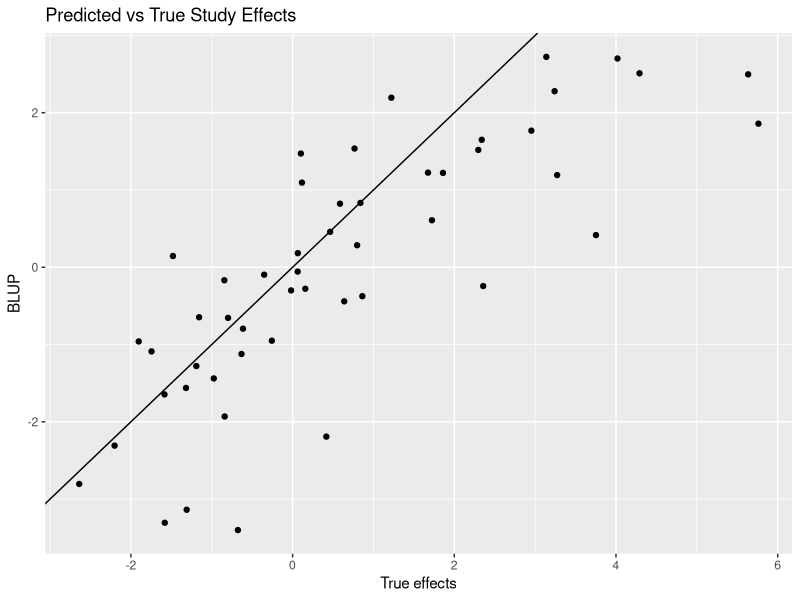
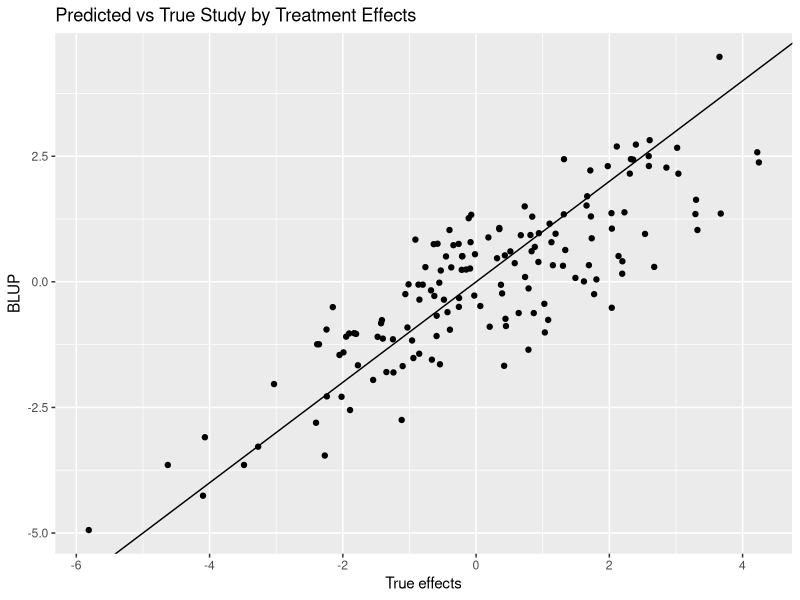

The R script that drew these images, in order: (Note: this script raises an error after producing the figures.)
## ---- chunk 1
rm(list=ls())
knitr::opts_chunk$set(echo = TRUE,root.dir="C:/Users/Robert J. Tempelman/OneDrive - Michigan State University/Tempelman/Meta_analysis/Simulation")
library(tidyverse,ggplot2)
set.seed(100)  # set seed for reproducibility.
nStudy = 50  # Number of studies
ntrt = 3    # Number of treatments 
ncows =sample(seq(ntrt*2,ntrt*10,ntrt),nStudy,replace=TRUE)  # simulated different number of replicated squares per Study
# set default directory
## ---- chunk 2
##### THE FOLLOWING JUST SIMULATES SOME DATA BASED ON THE FOLLOWING SPECIFICATIONS   #####
##########################################################################################################
######################## BEGINNING OF SIMULATION #########################################################
##########################################################################################################


sigmae = 2  # residual (within cow) variance
sigmacow = 8  # between-cow variance
sigmastudy = 5  # between-study variance
sigmastudytrt = 3  # study by trt interaction variance

sigmaperiod = 2 # variance between periods although typically considered as fixed.

overallmean = 30
trteffects = c(-1,0,+1)  # effects relative to overall mean
trtlabels = toupper(letters[1:ntrt])
if (length(trteffects) != ntrt) stop ("need to change the number of treatment effects to match ntrt")
periodeffects = rnorm(sd=sqrt(sigmaperiod),nStudy*ntrt)
StudyPeriod = split(periodeffects, ceiling(seq_along(periodeffects)/ntrt))

Studyeffects = rnorm(sd=sqrt(sigmastudy),nStudy)  # simulated study effects
studytrtint = vector(mode="list",length= nStudy)  # simulated study x treatment effects
for (Study in 1:nStudy){
  studytrtint[[Study]]=rnorm(sd = sqrt(sigmastudytrt),ntrt)
}


# for a balanced multiple Latin square design, ncows has to be a multiple of number of treatments

setuplatin =vector(mode="list",length=ntrt)
base = 1:ntrt
for(i in 1:ntrt){
  setuplatin[[i]]=(base+ntrt+1+i)%%ntrt+1
}  # setup for a single Latin square

Study_data <- vector(mode="list",length=nStudy)  # we'll first save the data in this list, separate study for each element
Study = 1

for (Study in 1:nStudy) {
  Trt_number = rep(unlist(setuplatin),ncows[Study]/ntrt)
  Effect_Trt = trteffects[Trt_number]
  Period = rep(1:3,ncows[Study])
  Effect_Period = StudyPeriod[[Study]][Period]
  Trt = toupper(letters[Trt_number]) # get trt label assignments for each record
  Cow = rep(1:ncows[Study],each=ntrt)  # and cow labels for each record
  Cow_effects = rnorm(sd=sqrt(sigmacow),ncows[Study])
  Effect_Cow = Cow_effects[Cow]
  Trt_Study_effects =  studytrtint[[Study]][Trt_number] # and the trt*study effects
  residuals = rnorm(sd = sqrt(sigmae),ntrt*ncows[Study]) # and finally the residuals
  FCM = round(overallmean + Effect_Trt + Effect_Period  + Effect_Cow + Studyeffects[Study] + Trt_Study_effects + residuals,2)  # generate the record and round to 2nd decimal
  Study_data[[Study]] = data.frame(Study,Trt,Cow,Period,FCM)  #store it.
}  

overallcrossoverdata = bind_rows(Study_data)  # the entire data set
cols = c("Study","Trt","Cow","Period")
overallcrossoverdata[cols] <- lapply(overallcrossoverdata [cols], factor)
str(overallcrossoverdata)
write_csv(overallcrossoverdata,"overallcrossoverdata.csv")

# save the true study by treatment effects for later.
study_trt = unlist(studytrtint)
Study_Trtlabels = expand.grid(trtlabels,1:nStudy)
Study_Trtlabels = paste0(Study_Trtlabels$Var1,':',Study_Trtlabels$Var2)
study_trt = data.frame(Study_Trtlabels,study_trt)

##########################################################################################################
######################## END OF SIMULATION ###############################################################
##########################################################################################################

## ---- chunk 3
library(lme4)  # mixed model procedure in R.
# NOTE THIS MODEL PERFECTLY MATCHES THE MODEL GENERATION PROCESS
## of course, we really never know the true model!
overallcrossover_analysis = lmer(FCM~Trt+ (1|Period:Study) + (1|Cow:Study) + (1|Study/Trt),data=overallcrossoverdata)  # Fit Trt as Fixed, Study and Study*Trt as random
# Cows and Periods are nested within Study.  If Period represents a physiological stage (i.e. all cows start at roughly the same DIM), then treat as fixed.
# Might also fit Treatment by Period then as well.
summary(overallcrossover_analysis)
# fairly precise estimates of variance components....if you were able to analyze all of the data jointly.

library(emmeans)
emm_options(pbkrtest.limit = nrow(overallcrossoverdata)) 
lsmeans_Trt= emmeans(overallcrossover_analysis,"Trt")  
# so if this is taking too long, just set the emm_options(pbkrtest.limit = 500) or some reasonably low number 
(overallcrossover_means = summary(lsmeans_Trt))
(effectsize_IPD = pairs(lsmeans_Trt))  # overall effect sizes
## ---- chunk 4

## THE FOLLOWING IS NOT REALLY IMPORTANT...JUST A QUALITY CONTROL CHECK
##Plot Estimated(Predicted) Study Effects versus True Study Effects
# Estimated ("Predicted") Study Effects
BLUP_Studyeffects = coef(overallcrossover_analysis)$Study[,1]-mean(coef(overallcrossover_analysis)$Study[,1])  # need to subtract the mean to express relative to zero
trt = data.frame(Studyeffects,BLUP_Studyeffects)
# Plot Estimated ("Predicted") Study Effects vs True Study Effects
ggplot(data=trt,aes(x=Studyeffects ,y=BLUP_Studyeffects)) + geom_point() + geom_abline(intercept=0,slope=1) +
  ggtitle("Predicted vs True Study Effects") +
  xlab("True effects") + 
  ylab("BLUP")

## THE FOLLOWING IS NOT REALLY IMPORTANT...JUST A QUALITY CONTROL CHECK
# Let's do the same thing for the study by treatment effects
#Estimated study by treatment effects 
BLUP_study_trt = coef(overallcrossover_analysis)$`Trt:Study`[,1]-mean(coef(overallcrossover_analysis)$`Trt:Study`[,1]) # need to subtract the mean to express relative to zero
BLUP_study_trt = data.frame(rownames(coef(overallcrossover_analysis)$`Trt:Study`),BLUP_study_trt)
colnames(BLUP_study_trt) = c("Study_Trtlabels","BLUP_study_trt")
study_trt = study_trt %>%
  left_join(BLUP_study_trt,by=c("Study_Trtlabels"))
# Plot Estimated ("Predicted") Study by Treatment Effects vs True Study by Treatment Effects
ggplot(study_trt,aes(x=study_trt ,y=BLUP_study_trt)) + geom_point() + geom_abline(intercept=0,slope=1) +
  ggtitle("Predicted vs True Study by Treatment Effects") +
  xlab("True effects") + 
  ylab("BLUP")
## ---- chunk 5
# Let's conduct a separate mixed model analysis for each Study
# just like what we would anticipate for a meta-analysis
# Need to write some functions in order to do so

# need to create a separate function for model
# You could throw Trt*Period in there..maybe even consider Period as random
separate_model = function(df) {
  lmer(FCM~Trt+Period+(1|Cow),data=df)
}

# function to save the mean trt difference for each Study
contrast = function(model) {
  lsmeans_Trt= emmeans(model,"Trt")
  effectsize = pairs(lsmeans_Trt)
  effectsize = as.data.frame(summary(effectsize))
  return(effectsize)
}

# function to save the trt means for each Study
lsmeans = function(model) {
  lsmeans_Trt= emmeans(model,"Trt")
  means = summary(lsmeans_Trt)
  return(means)
}

#function to retrieve study-specific variance components
varcomps = function(model){
  varcomp = as.numeric(formatVC(VarCorr(model),comp="Variance")[,3])
  VClabel = (formatVC(VarCorr(model),comp="Variance")[,1])
  varcomp = data.frame(VClabel,varcomp) %>%
    pivot_wider(names_from=VClabel,values_from = varcomp)
  return(varcomp)
}



## ---- chunk 6
Study1_analysis = lmer(FCM~Trt+Period+(1|Cow),data=filter(overallcrossoverdata,Study==1))
joint_tests(Study1_analysis)
summary(Study1_analysis)
varcomps(Study1_analysis)
lsmeans(Study1_analysis)
contrast(Study1_analysis)

## ---- chunk 7
# Let's save the contrasts (i.e. pairwise comparisons) from each study
Study_specific_contrasts = overallcrossoverdata %>%
  group_by(Study) %>%
  nest() %>%
  mutate(model = map(data,separate_model)) %>%
  mutate(effectsize = map(model,contrast)) %>%
  mutate(nrec = as.numeric(map(data,nrow))) %>% 
  unnest(effectsize)    %>%
  dplyr::select(-c(data,model)) %>%
  mutate(weight = (1/SE)^2) %>%  # What i use in the mixed model
  mutate(sampvar = SE^2)         # What the r package metafor needs

head(Study_specific_contrasts)
## ---- chunk 8

(AB_contrast = filter(Study_specific_contrasts,contrast=="A - B"))
# The following analysis is rather common (and typically wrong!!!)
# COMMON EFFECTS MODEL 

#CE1
weighted.mean(AB_contrast$estimate,AB_contrast$weight)
(stderr = (sum(AB_contrast$weight))^(-1/2))
cat ("compare with analyses on individual data",sep="\n")
effectsize_IPD

# could go through the same exercise for the other comparisons as well.
#(AC_contrast = filter(Study_specific_contrasts,contrast=="A - C"))
#(BC_contrast = filter(Study_specific_contrasts,contrast=="B - C"))

#CE2
# # COMMON EFFECTS MODEL can also be conducted using a linear model
# glmmTMB is used because it allows one to fix the residual variance to 1 (just a "trick" to allow proper weightings by 1/SE^2 which already reflect residual var!)
library(glmmTMB)
# overall mean model
FMAvsB_1 <- glmmTMB(estimate ~ 1 ,
                weights = weight,
                family = gaussian,
                REML=TRUE,
                data = AB_contrast,
                start = list(betad = log(1)),  # fix residual variance = 1
                map = list(betad = factor(NA))
)
summary(FMAvsB_1)
# again gives the same wrong answer as above
cat ("compare with analyses on individual data",sep="\n")
effectsize_IPD

#CE3
# Finally, onecan use metafor to get the same result:
library(metafor)
(res_EE_AvsB = rma.uni(yi=estimate,vi=sampvar,data=AB_contrast,method="EE"))  # fixed study effects
forest(res_EE_AvsB)
## ---- chunk 9
# an analysis that properly reflects heterogeneity between studies.
library(glmmTMB)
# random effects model
RM_1AvsB_1 <- glmmTMB(estimate ~ 1 + (1|Study),  # Study really involves both Study and Study*Treatment 
                weights = weight,
                family = gaussian,
                REML=TRUE,
                data = AB_contrast,
                start = list(betad = log(1)),  # fix residual variance = 1
                map = list(betad = factor(NA))
)
summary(RM_1AvsB_1)  
cat ("compare with analyses on individual data",sep="\n")
effectsize_IPD
# compare this to the analysis using the raw data...point estimate is ok; standard error is a little off.

#using metafor
(res_REMLAvsB_1 = rma.uni(yi=estimate,vi=sampvar,data=AB_contrast,method="REML"))  # fixed study effects
# reminder as to what the corresponding estimate/se was from analyzing the raw data
cat ("compare with analyses on individual data",sep="\n")
effectsize_IPD


## ---- chunk 10

RM_mvcontrast <- glmmTMB(estimate ~ contrast -1 + (1|Study/contrast),   # models the effect of study and study*contrast
                 weights = weight,
                 family = gaussian,
                 REML=TRUE,
                 data = Study_specific_contrasts,
                 start = list(betad = log(1)),  # fix residual variance = 1
                 map = list(betad = factor(NA))
)
summary(RM_mvcontrast)

cat ("compare with analyses on individual data .  Almost matches perfectly!!",sep="\n")
effectsize_IPD

## ---- chunk 11

foundationcontrast <- glmmTMB(estimate ~ contrast -1 + (1|Study/contrast),   # models the effect of study and study*contrast
                 weights = weight,
                 family = gaussian,
                 REML=TRUE,
                 data = filter(Study_specific_contrasts,contrast != 'A - B'),
                 start = list(betad = log(1)),  # fix residual variance = 1
                 map = list(betad = factor(NA))
)
summary(foundationcontrast)
lsmeans_foundationcontrast= emmeans(foundationcontrast,"contrast")
(summary(lsmeans_foundationcontrast))
pairs(lsmeans_foundationcontrast)
cat ("compare with analyses on individual data",sep="\n")
effectsize_IPD

## ---- chunk 12
#lets save the study specific means

Study_specific_means = overallcrossoverdata %>%
  group_by(Study) %>%
  nest() %>%
  mutate(model = map(data,separate_model)) %>%
  mutate(lsmeans = map(model,lsmeans)) %>%
  mutate(nrec = as.numeric(map(data,nrow))) %>% 
  unnest(lsmeans)    %>%
  dplyr::select(-c(data,model)) %>%
  mutate(weight = (1/SE)^2) %>%     # these are not quite right!!
  mutate(sampvar = SE^2)          # these are not quite right!!
# but let's try them anyways

head(Study_specific_means)
## ---- chunk 13
#  Let's use the suboptimal weights anyways

RM_mv_subopt <- glmmTMB(emmean ~ Trt   + (1|Study/Trt),  # 
                 weights = weight,
                 family = gaussian,
                 REML=TRUE,
                 data = Study_specific_means,
                 start = list(betad = log(1)),  # fix residual variance = 1
                 map = list(betad = factor(NA))
)
summary(RM_mv_subopt)
lsmeans_RM_mv_subopt= emmeans(RM_mv_subopt,"Trt")
(summary(lsmeans_RM_mv_subopt))
pairs(lsmeans_RM_mv_subopt)
# not too far off from what we had with raw data analysis (?)
effectsize_IPD  

## ---- chunk 14
Study_specific_var = overallcrossoverdata %>%
  group_by(Study) %>%
  nest() %>%
  mutate(model = map(data,separate_model)) %>%
  mutate(varcomp = map(model,varcomps))   %>%
  unnest(varcomp) %>%
  dplyr::select(-c(data,model)) 

boxplot(Study_specific_var[,-1] )
## ---- chunk 15
#Let's look at the relationship between SEM, SED, and the variance components


SE_compare =  Study_specific_means %>%
    group_by(Study) %>%
    summarize(SEM = mean(SE))  %>%
    full_join(distinct(Study_specific_contrasts,SE),by="Study") %>%
    group_by(Study,SEM) %>%
    summarize(SED=mean(SE)) %>%
    full_join(Study_specific_var,by="Study") %>%
    mutate(SEM_altered = SED/sqrt(2)) %>%
    mutate(SEM_ratio = SEM/SEM_altered) %>%
    mutate(sd_ratio = sqrt((Cow+Residual)/Residual)) %>%
    mutate(weight_altered = (1/SEM_altered)^2) %>%   
    mutate(sampvar_altered = SEM_altered^2)    %>%
    mutate(weight_old = (1/SEM)^2) %>%  
    mutate(sampvar_old= SEM^2)  
head(SE_compare)
## ---- chunk 16
ggplot(SE_compare, aes(x=weight_old, y=weight_altered)) + 
  geom_point() 

## ---- chunk 17
SED_basic  = SE_compare %>%
  dplyr::select(c(Study,SEM,SED))
Study_specific_means2= Study_specific_means%>%
  full_join(SED_basic,by="Study")%>%
  mutate(SEM_altered = SED/sqrt(2)) %>%
  mutate(weight_altered = (1/SEM_altered)^2) %>%  
  mutate(sampvar_altered = SEM_altered^2)  

RM_mv2arm <- glmmTMB(emmean ~ Trt   + (1|Study/Trt),   
                 weights = weight_altered,
                 family = gaussian,
                 REML=TRUE,
                 data = Study_specific_means2,
                 start = list(betad = log(1)),  # fix residual variance = 1
                 map = list(betad = factor(NA))
)
summary(RM_mv2arm)
lsmeans_Trt_mv2arm= emmeans(RM_mv2arm,"Trt")
( summary(lsmeans_Trt_mv2arm))
pairs(lsmeans_Trt_mv2arm)
cat ("compare with analyses on individual data",sep="\n")
effectsize_IPD
## ---- chunk 18
trtchoose = vector(mode="list",length= nStudy)  # 

for (Study in 1:nStudy) {
  #trtchoose[[Study]] = toupper(letters[sample(1:ntrt,(ntrt-1))])
  trtchoose[[Study]] = sample(1:ntrt,(ntrt-1))
  }
Trt=unlist(trtchoose)
Study = rep(1:nStudy,each=(ntrt-1))
IB_design = data.frame(Study,Trt) %>%
  mutate(Trt = toupper(letters[Trt])) %>%
  mutate_all(as.factor)

xtabs(~Study+Trt,data=IB_design)

IB_Data = IB_design %>%
  left_join(overallcrossoverdata,by=c("Study","Trt"))

## ---- chunk 19

# NOTE THIS MODEL PERFECTLY MATCHES THE MODEL GENERATION PROCESS
IB_analysis = lmer(FCM~Trt+ (1|Period:Study) + (1|Cow:Study) + (1|Study/Trt),data=IB_Data)  # Fit Trt as Fixed, Study and Study*Trt as random
# Cows and Periods are nested within Study.  If Period represents a physiological stage (i.e. all cows start at roughly the same DIM), then treat as fixed.
# Might also fit Treatment by Period then as well.
summary(IB_analysis)
lsmeans_TrtIB= emmeans(IB_analysis,"Trt")  
# so if this is taking too long, just set the emm_options(pbkrtest.limit = 500) or some reasonably low number 
(IB_analysis_means = summary(lsmeans_TrtIB))
(effectsize_IB = pairs(lsmeans_TrtIB))  # overall effect sizes

## ---- chunk 20
Study_specific_contrasts_IB = IB_Data %>%
  group_by(Study) %>%
  nest() %>%
  mutate(model = map(data,separate_model)) %>%
  mutate(effectsize = map(model,contrast)) %>%
  mutate(nrec = as.numeric(map(data,nrow))) %>% 
  unnest(effectsize)    %>%
  dplyr::select(-c(data,model)) %>%
  mutate(weight = (1/SE)^2) %>%  # What i use in the mixed model
  mutate(sampvar = SE^2) %>%         # What the r package metafor needs 
  mutate(contrast = factor(contrast))
## ---- chunk 21
Study_specific_contrasts_IB_AB = filter(Study_specific_contrasts_IB,contrast == 'A - B')
 
 # random effects model
RM_1_IB <- glmmTMB(estimate ~ 1 + (1|Study),   
                weights = (1/SE)^2,
                family = gaussian,
                REML=TRUE,
                data = Study_specific_contrasts_IB_AB,
                start = list(betad = log(1)),  # fix residual variance = 1
                map = list(betad = factor(NA))
)
summary(RM_1_IB) 
## compare with analysis from using raw data

effectsize_IB
## ---- chunk 22
Study_specific_means_IB = IB_Data %>%
  group_by(Study) %>%
  nest() %>%
  mutate(model = map(data,separate_model)) %>%
  mutate(lsmeans = map(model,lsmeans)) %>%
  mutate(nrec = map(data,nrow)) %>% 
  unnest(lsmeans)    %>%
  dplyr::select(-c(data,model))

SEDuse = Study_specific_contrasts_IB %>%
  group_by(Study) %>%
  summarize(SED = mean(SE)) %>%
  mutate(SEM_alter = SED/sqrt(2)) %>%
  mutate(weight_alter = (1/SEM_alter^2)) %>%
  mutate(sampvar_alter = SEM_alter^2)

Study_specific_means_IB = Study_specific_means_IB %>%
  left_join(SEDuse,by="Study")

RM_arm_IB <- glmmTMB(emmean ~ Trt   + (1|Study/Trt),   
                 weights = weight_alter,
                 family = gaussian,
                 REML=TRUE,
                 data = Study_specific_means_IB,
                 start = list(betad = log(1)),  # fix residual variance = 1
                 map = list(betad = factor(NA))
)
summary(RM_arm_IB)
lsmeans_Trt_RM_arm_IB= emmeans(RM_arm_IB,"Trt")
( summary(lsmeans_Trt_RM_arm_IB))
pairs(lsmeans_Trt_RM_arm_IB)

# compare with analyses using raw data
effectsize_IB
